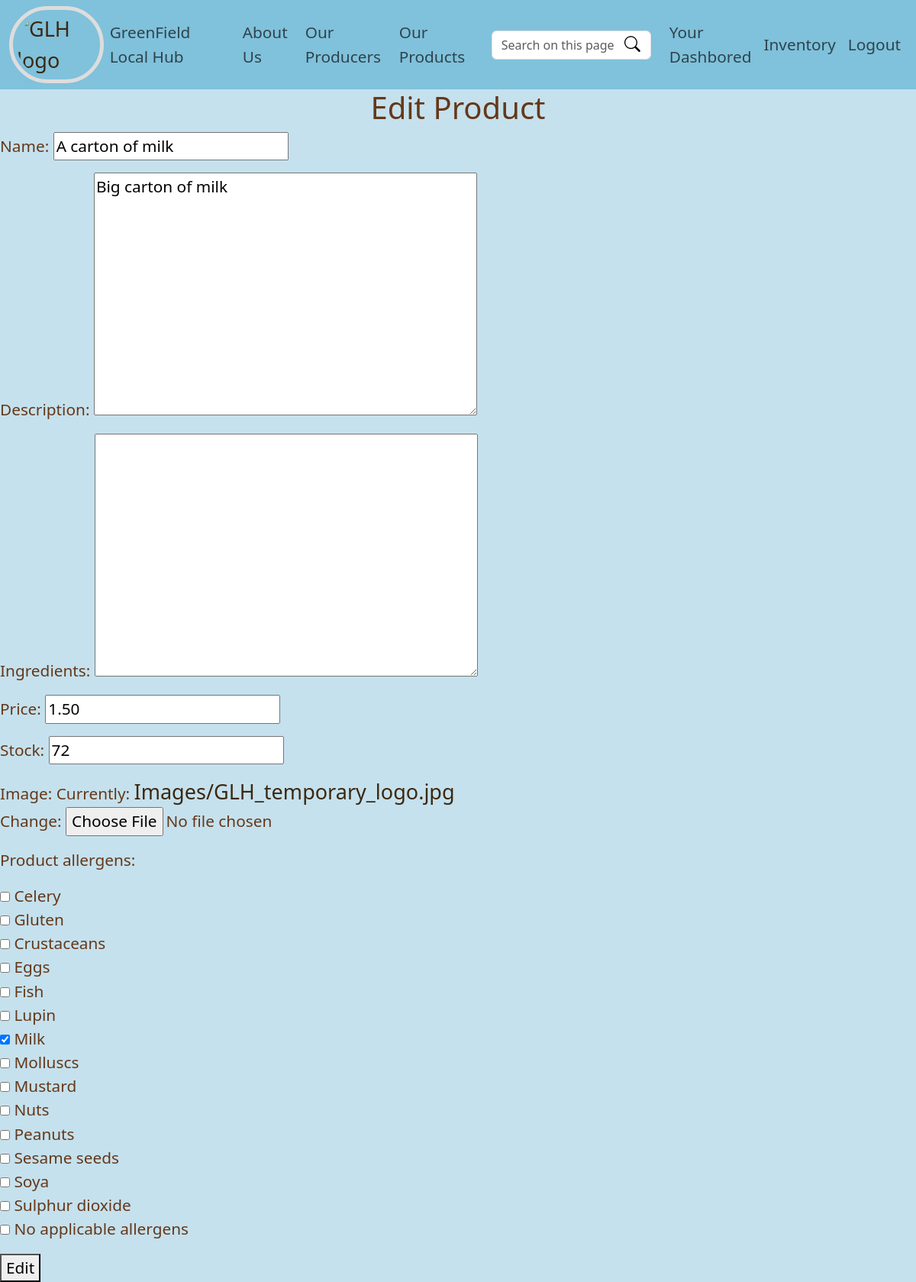
The page /edit-product/1 (signed in) on the database as committed earlier.
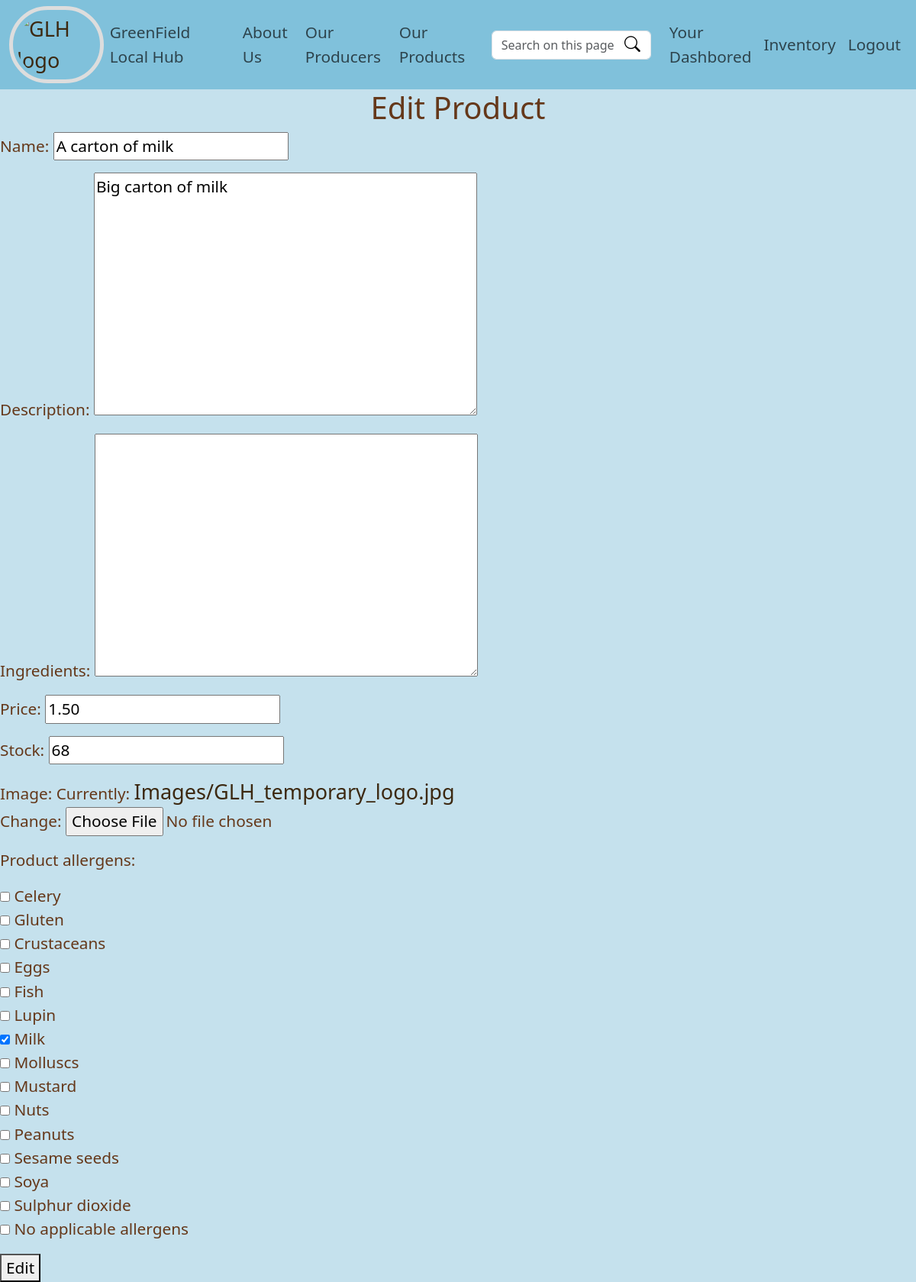
The same page on the database as committed later.
### ProducerProducts/models.py (models this page shows, shortened)
class Product(models.Model):
    producer = models.ForeignKey(ProducerAccount, on_delete=models.CASCADE)
    name = models.CharField(max_length=255)
    description = models.TextField()
    price = models.DecimalField(max_digits=10, decimal_places=2)
    stock = models.PositiveIntegerField()
    ingredients = models.TextField()
    image = models.ImageField(upload_to='Images/')
    product_allergens = models.ManyToManyField(Allergen)

### GLHApp/views.py (the view)
# urls.py: path('edit-product/<int:pk>', views.editProduct, name='editProduct'),
@login_required
def editProduct(request, pk):
    if not request.user.is_producer:
        return render(request, 'index.html')#TODO: to change this to a redirect
    product = get_object_or_404(Product, pk=pk)
    if product.producer != request.user.produceraccount:
        messages.error(request, "This isn't one of your products, you don't have permission to edit it")
        return redirect('index')
    if request.method == "POST":
        form = EditProductForm(request.POST, request.FILES, instance=product)
        if form.is_valid():
            new_product_detail = form.save(commit=False)
            new_product_detail.producer = request.user.produceraccount
            new_product_detail.save()
            form.save_m2m()
            return redirect('index')
    else:
        form = EditProductForm(instance=product)
    return render(request, 'editProduct.html', {'form': form})

### ProducerProducts/forms.py
class EditProductForm(forms.ModelForm):
    class Meta:
        model = Product
        fields = ["name", "description","ingredients", "price", "stock", "image", "product_allergens"]
        widgets = {
            'product_allergens': forms.CheckboxSelectMultiple(),
        }

### ProducerProducts/models.py (called while the page is built)
    def __str__(self):
        return f"{self.allergen_name}"

### UserAccounts/models.py (called while the page is built)
    @property
    def is_producer(self):
        return self.user_type == "producer"

### templates/editProduct.html (shortened to what this page needs)
{% extends "base.html" %}
{% block body_block %}
<h1>Edit Product</h1>
<form method="post" enctype="multipart/form-data">
  {{ form.as_p }}
<button type="submit">Edit</button>
  </form>
{% endblock %}

Rows that differ between the two databases and show on the page:
changed Product "A carton of milk": stock "72" → "68"
